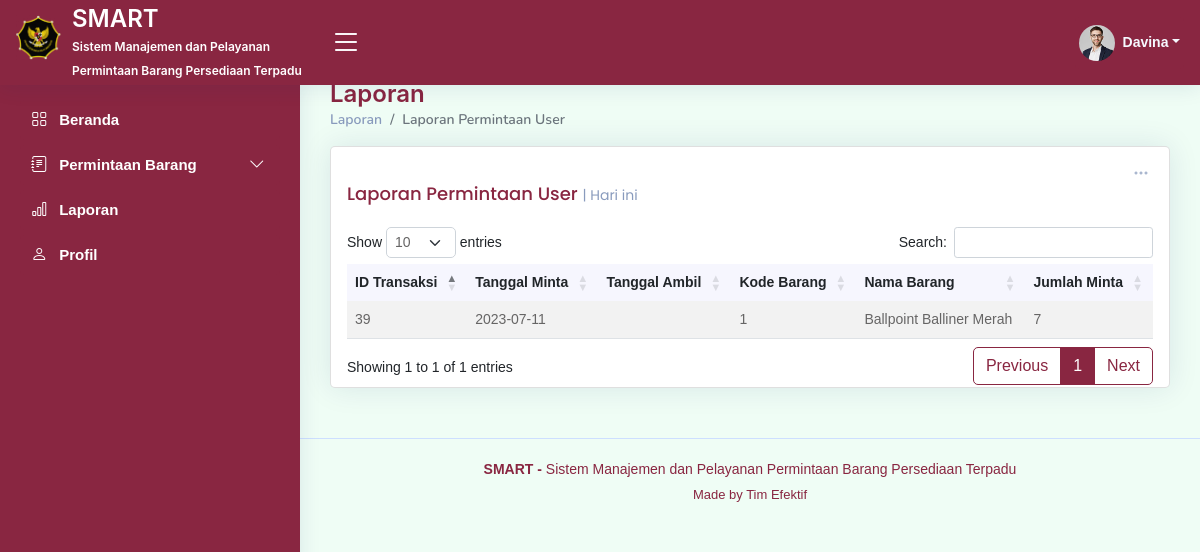
Screenshot of /laporan.php (signed in) with the database file from the repository.
### tables this page shows
CREATE TABLE `tb_order` (
  `id_transaksi` int(11) NOT NULL,
  `id_user` int(11) NOT NULL,
  `tgl_minta` date NOT NULL,
  `tgl_siap` date DEFAULT NULL,
  `status` varchar(50) NOT NULL DEFAULT 'Menunggu',
  `tgl_ambil` date DEFAULT NULL
);

### laporan.php (the view, shortened to what this page needs)
<?php
$nama_lengkap = $_SESSION['nama_lengkap'];
?>
<!DOCTYPE html>
<html lang="en">
<head>
  <link href="assets/vendor/bootstrap/css/bootstrap.min.css" rel="stylesheet">
  <link href="assets/vendor/bootstrap-icons/bootstrap-icons.css" rel="stylesheet">
  <link href="assets/vendor/boxicons/css/boxicons.min.css" rel="stylesheet">
  <link href="assets/vendor/quill/quill.snow.css" rel="stylesheet">
  <link href="assets/vendor/quill/quill.bubble.css" rel="stylesheet">
  <link href="assets/vendor/remixicon/remixicon.css" rel="stylesheet">
  <link href="assets/vendor/simple-datatables/style.css" rel="stylesheet">
  <link rel="stylesheet" href="https://cdnjs.cloudflare.com/ajax/libs/twitter-bootstrap/5.2.0/css/bootstrap.min.css">
  <link rel="stylesheet" href="https://cdn.datatables.net/1.13.4/css/dataTables.bootstrap5.min.css">
  <link href="https://cdnjs.cloudflare.com/ajax/libs/font-awesome/5.10.0/css/all.min.css" rel="stylesheet">
  <link href="https://cdn.jsdelivr.net/npm/bootstrap-icons@1.4.1/font/bootstrap-icons.css" rel="stylesheet">
  <link href="assets/css/style.css" rel="stylesheet">
  <link href="assets/css/bootstrap.min.css" rel="stylesheet">
</head>
<body>
  <header id="header" class="header fixed-top d-flex align-items-center">
    <div class="d-flex align-items-center justify-content-between">
      <a href="index.html" class="logo d-flex align-items-center">
        <img src="assets/img/logo2.png" alt="">
        <span class="htsimpan">SMART<br>
          <tb class="tbsmart">Sistem Manajemen dan Pelayanan Permintaan Barang Persediaan Terpadu</tb>
        </span>
      </a>
      <i class="bi bi-list toggle-sidebar-btn"></i>
    </div>
    <nav class="header-nav ms-auto">
      <ul class="d-flex align-items-center">
        <li class="nav-item dropdown pe-3">
          <a class="nav-link nav-profile d-flex align-items-center pe-0" href="#" data-bs-toggle="dropdown">
            <img src="assets/img/profile-img.jpg" alt="Profile" class="rounded-circle">
            <span class="d-none d-md-block dropdown-toggle ps-2"><?php echo $nama_lengkap; ?></span> </a>
        </li>
      </ul>
    </nav>
  </header>
  <aside id="sidebar" class="sidebar">
    <ul class="sidebar-nav" id="sidebar-nav">
      <li class="nav-item">
        <a class="nav-link " href="indexUser.php">
          <i class="bi bi-grid"></i>
          <span>Beranda</span>
        </a>
      </li>
      <li class="nav-item">
        <a class="nav-link collapsed" data-bs-target="#tables-nav" data-bs-toggle="collapse" href="#">
          <i class="bi bi-journal-text"></i><span></span>Permintaan Barang</span><i class="bi bi-chevron-down ms-auto"></i>
        </a>
      </li>
      <li class="nav-item">
        <a class="nav-link collapsed" href="laporan.php">
          <i class="bi bi-bar-chart"></i>
          <span>Laporan</span>
        </a>
      </li>
      <li class="nav-item">
        <a class="nav-link collapsed" href="profilUser.php">
          <i class="bi bi-person"></i>
          <span>Profil</span>
        </a>
      </li>
    </ul>
  </aside>
  <main id="main" class="main">
    <div class="pagetitle">
      <h1>Laporan</h1>
      <nav>
        <ol class="breadcrumb">
          <li class="breadcrumb-item"><a href="index.html">Laporan</a></li>
          <li class="breadcrumb-item active">Laporan Permintaan User</li>
        </ol>
      </nav>
    </div>
    <section class="section dashboard">
      <div class="row">
        <class="col-lg-8">
          <div class="row">
            <div class="col-12">
              <div class="card top-selling overflow-auto">
                <div class="filter">
                  <a class="icon" href="#" data-bs-toggle="dropdown"><i class="bi bi-three-dots"></i></a>
                </div>
                <div class="card-body pb-0">
                  <h5 class="card-title">Laporan Permintaan User <span>| Hari ini</span></h5>
                  <?php
                  $con = db_connect();
                  ?>
                  <table id="example" class="table table-striped" style="width:100%">
                    <thead>
                      <tr>
                        <th>ID Transaksi</th>
                        <th>Tanggal Minta</th>
                        <th>Tanggal Ambil</th>
                        <th>Kode Barang</th>
                        <th>Nama Barang</th>
                        <th>Jumlah Minta</th>
                      </tr>
                    </thead>
                    <tbody>
                      <?php
                      $query = "SELECT tb_order.id_transaksi, tb_order.tgl_minta, tb_order.tgl_ambil, tb_user.nama_lengkap,
                              GROUP_CONCAT(tb_barang.kode_barang) AS kode_barang,
                              GROUP_CONCAT(tb_barang.nama) AS nama_barang,
                              GROUP_CONCAT(tb_order_detail.jumlah_minta) AS jumlah_minta
                              FROM tb_order
                              JOIN tb_order_detail ON tb_order.id_transaksi = tb_order_detail.id_transaksi
                              JOIN tb_barang ON tb_order_detail.id_barang = tb_barang.id_barang
                              JOIN tb_user ON tb_order.id_user = tb_user.id_user
                              GROUP BY tb_order.id_transaksi, tb_user.nama_lengkap";
                      $result = mysqli_query($con, $query);
                      while ($row = mysqli_fetch_assoc($result)) {
                        echo "<tr>";
                        echo "<td>" . $row['id_transaksi'] . "</td>";
                        echo "<td>" . $row['tgl_minta'] . "</td>";
                        echo "<td>" . $row['tgl_ambil'] . "</td>";
                        echo "<td>" . $row['kode_barang'] . "</td>";
                        echo "<td>" . $row['nama_barang'] . "</td>";
                        echo "<td>" . $row['jumlah_minta'] . "</td>";
                        echo "</tr>";
                      }
                      ?>
                    </tbody>
                  </table>
                </div>
              </div>
            </div>
          </div>
      </div>
    </section>
  </main>
  <footer id="footer" class="footer">
    <div class="copyright">
      <strong> SMART - </strong> <span>Sistem Manajemen dan Pelayanan Permintaan Barang Persediaan Terpadu</span>
    </div>
    <div class="credits">
      Made by <a>Tim Efektif</a>
    </div>
  </footer>
</body>
</html>

### assets/css/style.css (style rules this page uses)
:root { scroll-behavior: smooth; }
body { font-family: "Open Sans", sans-serif; background: #f6f9ff; color: #444444; }
a { color: #892641; text-decoration: none; }
h1, h2, h3, h4, h5, h6 { font-family: "Nunito", sans-serif; }
#main { margin-top: 60px; padding: 20px 30px; transition: all 0.3s; }
.pagetitle { margin-bottom: 10px; }
.pagetitle h1 { font-size: 24px; margin-bottom: 0; font-weight: 600; color: #892641; }
.card { margin-bottom: 30px; border: none; border-radius: 5px; box-shadow: 0px 0 30px rgba(1, 41, 112, 0.1); }
.card-title { padding: 20px 0 15px 0; font-size: 18px; font-weight: 500; color: #892641; font-family: "Poppins", sans-serif; }
.card-title span { color: #899bbd; font-size: 14px; font-weight: 400; }
.card-body { padding: 0 20px 20px 20px; }
.breadcrumb { font-size: 14px; font-family: "Nunito", sans-serif; color: #899bbd; font-weight: 600; }
.breadcrumb a { color: #899bbd; transition: 0.3s; }
.breadcrumb .breadcrumb-item::before { color: #899bbd; }
.breadcrumb .active { color: #892641; font-weight: 600; }
.logo { line-height: 1; }
@media (min-width: 1200px) { .logo { width: 300px; } }
.logo img { position: relative; top: -5px; left: -4px; max-height: 45px; margin-right: 7px; }
.logo span { font-size: 24px; font-weight: 600; color: #fff; font-family: "Inter", sans-serif; }
.header { transition: all 0.5s; z-index: 997; height: 85px; box-shadow: 0px 2px 20px rgba(1, 41, 112, 0.1); background-color: #fff; padding-left: 20px; }
.header .toggle-sidebar-btn { font-size: 32px; padding-left: 10px; cursor: pointer; color: #fff; }
.header-nav ul { list-style: none; }
.header-nav > ul { margin: 0; padding: 0; }
.header-nav .nav-link { color: #fff; transition: 0.3; background: #892641; border-radius: 4px; }
.header-nav .nav-profile { color: #f6f9ff; }
.header-nav .nav-profile img { max-height: 36px; }
.header-nav .nav-profile span { font-size: 14px; font-weight: 600; }
.header-nav .dropdown-toggle { padding-right: 4px; }
.sidebar { position: fixed; top: 80px; left: 0; bottom: 0; width: 300px; z-index: 996; transition: all 0.3s; padding: 20px; overflow-y: auto; scrollbar-width: thin; scrollbar-color: #aab7cf transparent; box-shadow: 0px 0px 20px rgba(1, 41, 112, 0.1); background-color: #fff; }
@media (min-width: 1200px) { #main, #footer { margin-left: 300px; } }
.sidebar-nav { padding: 0; margin: 0; list-style: none; }
.sidebar-nav li { padding: 0; margin: 0; list-style: none; }
.sidebar-nav .nav-item { margin-bottom: 5px; }
.sidebar-nav .nav-link { display: flex; align-items: center; font-size: 15px; font-weight: 600; color: #fff; transition: 0.3; background: #892641; padding: 10px 15px; border-radius: 4px; }
.sidebar-nav .nav-link i { font-size: 16px; color: #fff; padding: 0 12px 0 8px; }
.sidebar-nav .nav-link.collapsed { color: #fff; background: #892641; }
.sidebar-nav .nav-link.collapsed i { color: #fff; }
.sidebar-nav .nav-link .bi-chevron-down { margin-right: 0; transition: transform 0.2s ease-in-out; }
.dashboard .filter { position: absolute; right: 0px; top: 15px; }
.dashboard .filter .icon { color: #aab7cf; padding-right: 20px; padding-bottom: 5px; transition: 0.3s; font-size: 16px; }
.dashboard .top-selling { font-size: 14px; }
.dashboard .top-selling .table thead { background: #f6f6fe; }
.dashboard .top-selling .table thead th { border: 0; }
.dashboard .top-selling .table tbody td { vertical-align: middle; }
.footer { padding: 20px 0; font-size: 14px; transition: all 0.3s; border-top: 1px solid #cddfff; }
.footer .copyright { text-align: center; color: #892641; }
.footer .credits { padding-top: 5px; text-align: center; font-size: 13px; color: #892641; }

### laporan.php (style rules this page uses)
.header { background-color: #892641; }
.sidebar { background-color: #892641; top: 10%; }
.tbsmart { font-size: 12px; margin-bottom: 0; font-weight: 600; color: #ffffff; }

### rows the page displays
tb_order: id_transaksi "39", tgl_minta "2023-07-11", kode_barang "1", nama_barang "Ballpoint Balliner Merah", jumlah_minta "7"

### other values shown
$nama_lengkap "Davina"
